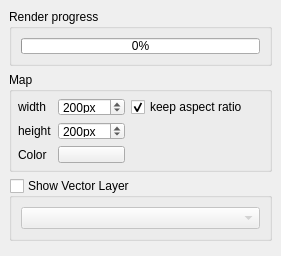
<?xml version="1.0" encoding="UTF-8"?>
<ui version="4.0">
 <class>DockWidget</class>
 <widget class="QDockWidget" name="DockWidget">
  <property name="geometry">
   <rect>
    <x>0</x>
    <y>0</y>
    <width>281</width>
    <height>256</height>
   </rect>
  </property>
  <property name="windowTitle">
   <string>Rendering</string>
  </property>
  <widget class="QFrame" name="dockWidgetContents2">
   <property name="frameShape">
    <enum>QFrame::NoFrame</enum>
   </property>
   <property name="frameShadow">
    <enum>QFrame::Sunken</enum>
   </property>
   <layout class="QVBoxLayout" name="verticalLayout">
    <item>
     <widget class="QGroupBox" name="groupBox_2">
      <property name="title">
       <string>Render progress</string>
      </property>
      <layout class="QVBoxLayout" name="verticalLayout_2">
       <item>
        <widget class="QProgressBar" name="progressBar">
         <property name="sizePolicy">
          <sizepolicy hsizetype="Preferred" vsizetype="Preferred">
           <horstretch>0</horstretch>
           <verstretch>0</verstretch>
          </sizepolicy>
         </property>
         <property name="value">
          <number>0</number>
         </property>
         <property name="orientation">
          <enum>Qt::Horizontal</enum>
         </property>
         <property name="invertedAppearance">
          <bool>false</bool>
         </property>
         <property name="textDirection">
          <enum>QProgressBar::TopToBottom</enum>
         </property>
        </widget>
       </item>
      </layout>
     </widget>
    </item>
    <item>
     <widget class="QGroupBox" name="groupBox">
      <property name="sizePolicy">
       <sizepolicy hsizetype="Preferred" vsizetype="Preferred">
        <horstretch>0</horstretch>
        <verstretch>0</verstretch>
       </sizepolicy>
      </property>
      <property name="minimumSize">
       <size>
        <width>0</width>
        <height>0</height>
       </size>
      </property>
      <property name="maximumSize">
       <size>
        <width>16777215</width>
        <height>100</height>
       </size>
      </property>
      <property name="title">
       <string>Map</string>
      </property>
      <property name="checkable">
       <bool>false</bool>
      </property>
      <layout class="QGridLayout" name="gridLayout">
       <property name="margin">
        <number>6</number>
       </property>
       <item row="1" column="0">
        <widget class="QLabel" name="label_6">
         <property name="text">
          <string>height</string>
         </property>
         <property name="alignment">
          <set>Qt::AlignLeading|Qt::AlignLeft|Qt::AlignVCenter</set>
         </property>
         <property name="buddy">
          <cstring>spinBoxSubsetSizeY</cstring>
         </property>
        </widget>
       </item>
       <item row="0" column="1">
        <widget class="QSpinBox" name="spinBoxSubsetSizeX">
         <property name="sizePolicy">
          <sizepolicy hsizetype="Minimum" vsizetype="Preferred">
           <horstretch>0</horstretch>
           <verstretch>0</verstretch>
          </sizepolicy>
         </property>
         <property name="minimumSize">
          <size>
           <width>50</width>
           <height>0</height>
          </size>
         </property>
         <property name="maximumSize">
          <size>
           <width>75</width>
           <height>16777215</height>
          </size>
         </property>
         <property name="toolTip">
          <string>Max. length of an image chip on screen.</string>
         </property>
         <property name="specialValueText">
          <string/>
         </property>
         <property name="suffix">
          <string>px</string>
         </property>
         <property name="minimum">
          <number>20</number>
         </property>
         <property name="maximum">
          <number>1000</number>
         </property>
         <property name="singleStep">
          <number>25</number>
         </property>
         <property name="value">
          <number>200</number>
         </property>
        </widget>
       </item>
       <item row="0" column="2">
        <widget class="QCheckBox" name="checkBoxKeepSubsetAspectRatio">
         <property name="text">
          <string>keep aspect ratio</string>
         </property>
         <property name="checked">
          <bool>true</bool>
         </property>
        </widget>
       </item>
       <item row="1" column="1">
        <widget class="QSpinBox" name="spinBoxSubsetSizeY">
         <property name="sizePolicy">
          <sizepolicy hsizetype="Minimum" vsizetype="Preferred">
           <horstretch>0</horstretch>
           <verstretch>0</verstretch>
          </sizepolicy>
         </property>
         <property name="minimumSize">
          <size>
           <width>0</width>
           <height>0</height>
          </size>
         </property>
         <property name="maximumSize">
          <size>
           <width>75</width>
           <height>16777215</height>
          </size>
         </property>
         <property name="suffix">
          <string>px</string>
         </property>
         <property name="prefix">
          <string/>
         </property>
         <property name="minimum">
          <number>20</number>
         </property>
         <property name="maximum">
          <number>1000</number>
         </property>
         <property name="singleStep">
          <number>25</number>
         </property>
         <property name="value">
          <number>200</number>
         </property>
        </widget>
       </item>
       <item row="0" column="0">
        <widget class="QLabel" name="label_7">
         <property name="minimumSize">
          <size>
           <width>30</width>
           <height>0</height>
          </size>
         </property>
         <property name="text">
          <string>width</string>
         </property>
         <property name="alignment">
          <set>Qt::AlignLeading|Qt::AlignLeft|Qt::AlignVCenter</set>
         </property>
         <property name="buddy">
          <cstring>spinBoxSubsetSizeY</cstring>
         </property>
        </widget>
       </item>
       <item row="0" column="3">
        <spacer name="horizontalSpacer">
         <property name="orientation">
          <enum>Qt::Horizontal</enum>
         </property>
         <property name="sizeHint" stdset="0">
          <size>
           <width>40</width>
           <height>20</height>
          </size>
         </property>
        </spacer>
       </item>
       <item row="2" column="0">
        <widget class="QLabel" name="label_15">
         <property name="enabled">
          <bool>true</bool>
         </property>
         <property name="text">
          <string>Color</string>
         </property>
        </widget>
       </item>
       <item row="2" column="1">
        <widget class="QgsColorButton" name="btnMapCanvasColor">
         <property name="colorDialogTitle">
          <string>Select Map Canvas Background Color</string>
         </property>
         <property name="color">
          <color>
           <red>0</red>
           <green>0</green>
           <blue>0</blue>
          </color>
         </property>
        </widget>
       </item>
      </layout>
     </widget>
    </item>
    <item>
     <widget class="QgsCollapsibleGroupBox" name="gbQgsVectorLayer">
      <property name="title">
       <string>Show Vector Layer</string>
      </property>
      <property name="checkable">
       <bool>true</bool>
      </property>
      <property name="checked">
       <bool>false</bool>
      </property>
      <property name="collapsed">
       <bool>false</bool>
      </property>
      <property name="saveCheckedState">
       <bool>true</bool>
      </property>
      <layout class="QFormLayout" name="formLayout_5">
       <property name="fieldGrowthPolicy">
        <enum>QFormLayout::AllNonFixedFieldsGrow</enum>
       </property>
       <item row="0" column="0" colspan="2">
        <widget class="QgsMapLayerComboBox" name="cbQgsVectorLayer">
         <property name="enabled">
          <bool>false</bool>
         </property>
         <property name="sizePolicy">
          <sizepolicy hsizetype="Preferred" vsizetype="Preferred">
           <horstretch>0</horstretch>
           <verstretch>0</verstretch>
          </sizepolicy>
         </property>
        </widget>
       </item>
      </layout>
     </widget>
    </item>
    <item>
     <spacer name="verticalSpacer">
      <property name="orientation">
       <enum>Qt::Vertical</enum>
      </property>
      <property name="sizeHint" stdset="0">
       <size>
        <width>20</width>
        <height>40</height>
       </size>
      </property>
     </spacer>
    </item>
   </layout>
  </widget>
  <action name="actionSetSubsetSize">
   <property name="text">
    <string>setSubsetSize</string>
   </property>
  </action>
 </widget>
 <customwidgets>
  <customwidget>
   <class>QgsCollapsibleGroupBox</class>
   <extends>QGroupBox</extends>
   <header>qgscollapsiblegroupbox.h</header>
   <container>1</container>
  </customwidget>
  <customwidget>
   <class>QgsColorButton</class>
   <extends>QPushButton</extends>
   <header>qgscolorbutton.h</header>
  </customwidget>
  <customwidget>
   <class>QgsMapLayerComboBox</class>
   <extends>QComboBox</extends>
   <header>qgsmaplayercombobox.h</header>
  </customwidget>
 </customwidgets>
 <resources/>
 <connections/>
</ui>
